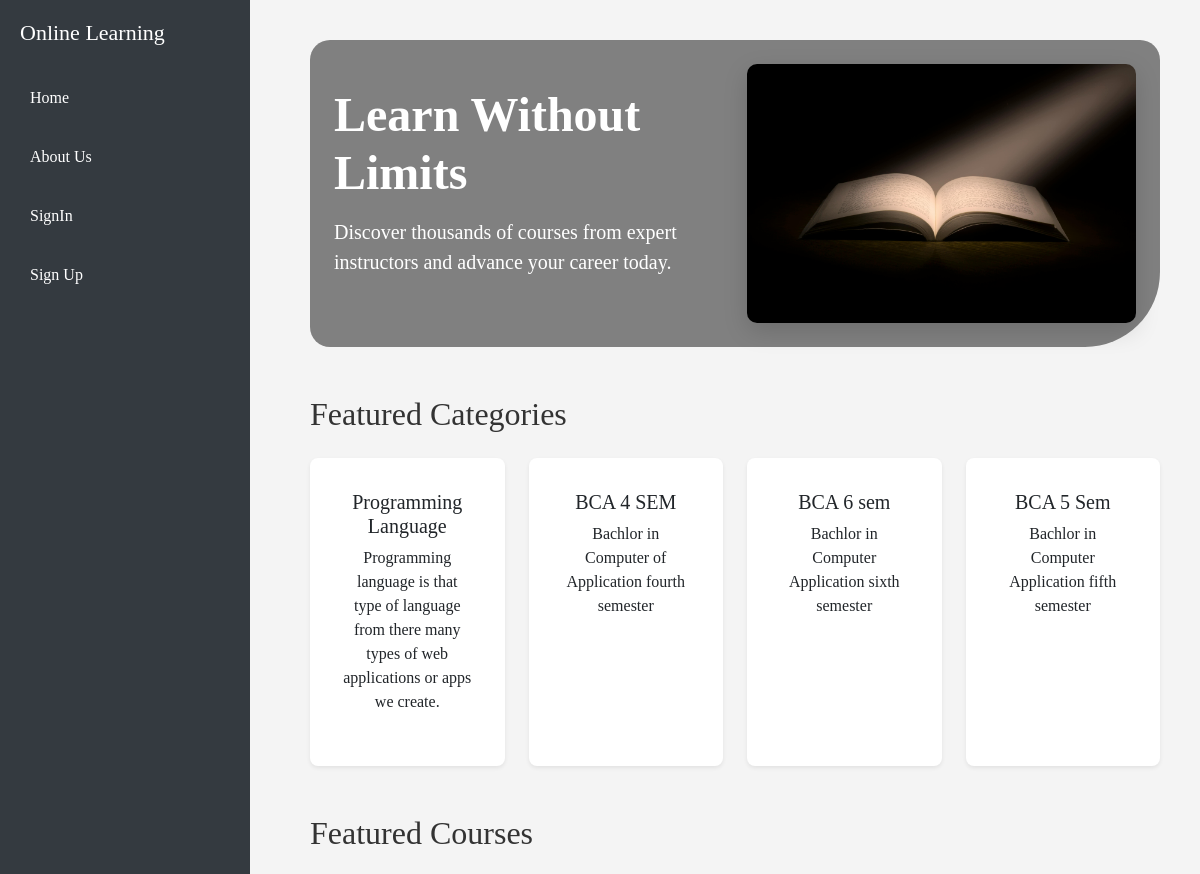
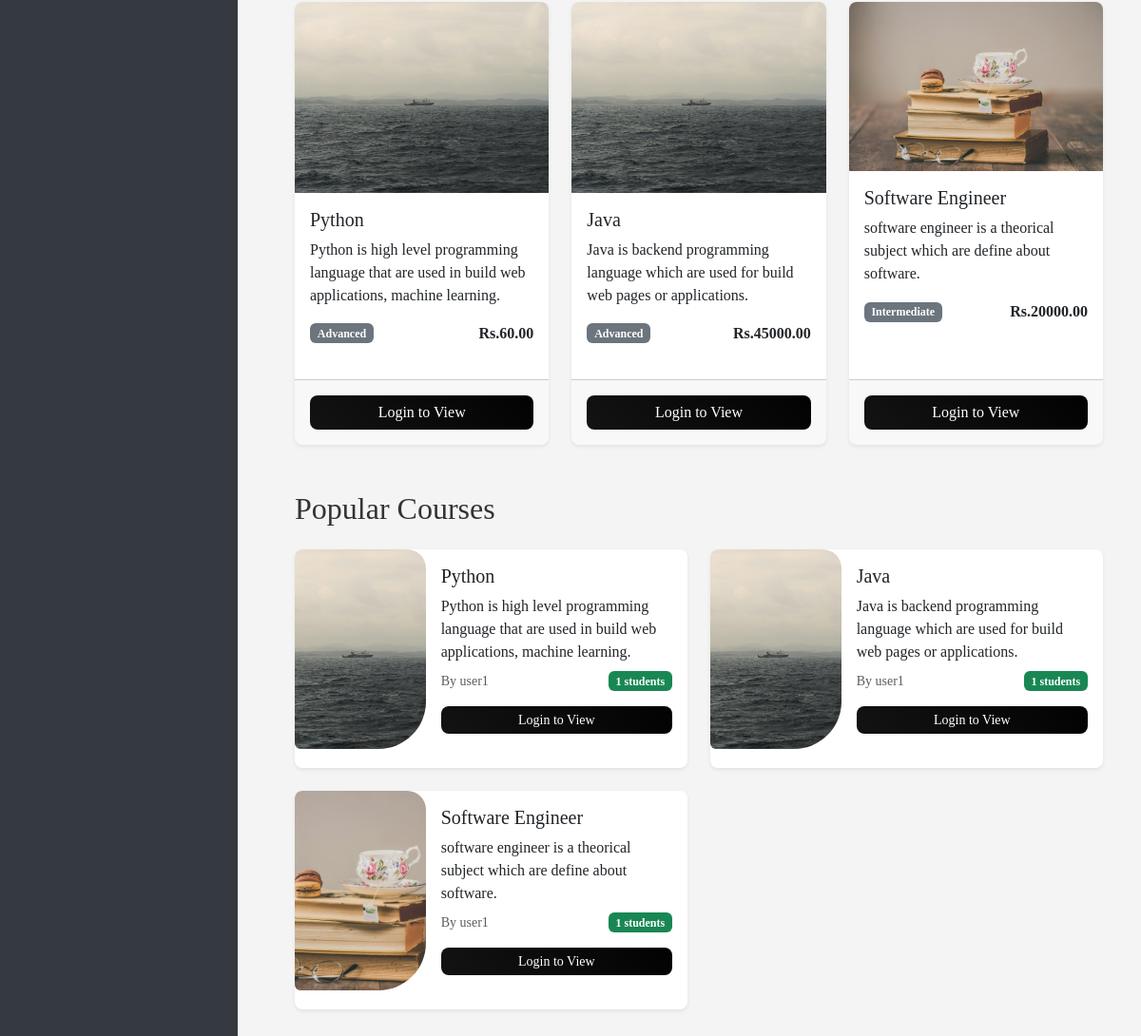
The page /lms/ on the database its author committed (2 pictures, top to bottom).
### lms/models.py (models this page shows, shortened)
class CourseCategory(models.Model):
    name = models.CharField(max_length=100)
    description = models.TextField(blank=True)
    created_at = models.DateTimeField(auto_now_add=True)
    class Meta:
        verbose_name_plural = "Course Categories"

class Course(models.Model):
    LEVEL_CHOICES = [
        ('beginner', 'Beginner'),
        ('intermediate', 'Intermediate'),
        ('advanced', 'Advanced'),
    ]
    title = models.CharField(max_length=200)
    description = models.TextField()
    instructor = models.ForeignKey(User, on_delete=models.CASCADE, related_name='courses_taught')
    category = models.ForeignKey(CourseCategory, on_delete=models.SET_NULL, null=True)
    level = models.CharField(max_length=20, choices=LEVEL_CHOICES, default='beginner')
    price = models.DecimalField(max_digits=10, decimal_places=2, default=0.00)
    duration_hours = models.PositiveIntegerField(default=0)
    thumbnail = models.ImageField(upload_to='course_thumbnails/', blank=True, null=True)
    is_published = models.BooleanField(default=False)
    created_at = models.DateTimeField(auto_now_add=True)
    updated_at = models.DateTimeField(auto_now=True)

### lms/views.py (the view)
# urls.py: 2. Add a URL to urlpatterns:  path('', views.home, name='home')
def home(request):
    categories = CourseCategory.objects.all()
    featured_courses = Course.objects.filter(is_published=True)[:6]
    popular_courses = Course.objects.filter(is_published=True).annotate(
        enrollment_count=Count('enrollments')
    ).order_by('-enrollment_count')[:6]
    context = {
        'categories': categories,
        'featured_courses': featured_courses,
        'popular_courses': popular_courses,
    }
    return render(request, 'home.html', context)

### templates/home.html (shortened to what this page needs)
{% load static %}
<!DOCTYPE html>
<html lang="en">
<head>
    <link href="https://cdn.jsdelivr.net/npm/bootstrap@5.3.0/dist/css/bootstrap.min.css" rel="stylesheet">
</head>
<body>
<div class="sidebar">
    <h2>Online Learning</h2>
    <a href="{% url 'home' %}">Home</a>
    <a href="{% url 'about' %}">About Us</a>
    <a href="{% url 'signin' %}">SignIn</a>
    <a href="{% url 'signup' %}">Sign Up</a>
</div>
<div class="main-content">
    <div class="hero-section text-white p-4 mb-5">
        <div class="row align-items-center">
            <div class="col-lg-6 mb-4 mb-lg-0">
                <h1 class="display-5 fw-bold mb-3">Learn Without Limits</h1>
                <p class="lead mb-4">Discover thousands of courses from expert instructors and advance your career today.</p>
            </div>
            <div class="col-lg-6">
                <img src="{% static 'images/pic1.jpg' %}" alt="Online Learning" class="img-fluid">
            </div>
        </div>
    </div>
    <h2 class="mb-4">Featured Categories</h2>
    <div class="row g-4 mb-5">
        {% for category in categories %}
        <div class="col-md-3">
            <div class="card category-card p-3 shadow-sm text-center h-100">
                <div class="card-body">
                    <h5 class="card-title">{{ category.name }}</h5>
                    <p class="card-text">{{ category.description|truncatewords:20 }}</p>
                </div>
            </div>
        </div>
        {% endfor %}
    </div>
    <h2 class="mb-4">Featured Courses</h2>
    <div class="row g-4 mb-5">
        {% for course in featured_courses %}
        <div class="col-md-4">
            <div class="card course-card shadow-sm h-100">
                {% if course.thumbnail %}
                <img src="{{ course.thumbnail.url }}" class="card-img-top" alt="{{ course.title }}">
                {% else %}
                <img src="{% static 'images/pic1.jpg' %}" class="card-img-top" alt="Default thumbnail">
                {% endif %}
                <div class="card-body">
                    <h5 class="card-title">{{ course.title }}</h5>
                    <p class="card-text">{{ course.description|truncatewords:30 }}</p>
                    <div class="d-flex justify-content-between align-items-center mt-3">
                        <span class="badge bg-secondary">{{ course.level|title }}</span>
                        <span class="text fw-bold">Rs.{{ course.price }}</span>
                    </div>
                </div>
                <div class="card-footer p-3">
                        <a href="{% url 'signin' %}?next={% url 'course_detail' course.id %}" class="btn btn-outline-primary w-100">Login to View</a>
                </div>
            </div>
        </div>
        {% endfor %}
    </div>
    <h2 class="mb-4">Popular Courses</h2>
    <div class="row g-4">
        {% for course in popular_courses %}
        <div class="col-md-6">
            <div class="card popular-course-card shadow-sm h-100">
                <div class="row g-0">
                    <div class="col-md-4">
                        {% if course.thumbnail %}
                        <img src="{{ course.thumbnail.url }}" class="img-fluid h-100 object-fit-cover rounded-start" alt="{{ course.title }}">
                        {% else %}
                        <img src="{% static 'images/pic2.png' %}" class="img-fluid h-100 object-fit-cover rounded-start" alt="Popular course">
                        {% endif %}
                    </div>
                    <div class="col-md-8">
                        <div class="card-body d-flex flex-column justify-content-between h-100">
                            <div>
                                <h5 class="card-title">{{ course.title }}</h5>
                                <p class="card-text">{{ course.description|truncatewords:20 }}</p>
                            </div>
                            <div class="d-flex justify-content-between align-items-center mt-2">
                                <small class="text-muted">By {{ course.instructor.get_full_name }}</small>
                                <span class="badge bg-success">{{ course.enrollment_count }} students</span>
                            </div>
                            <div class="mt-3">
                                {% if user.is_authenticated %}
                                    <a href="{% url 'course_detail' course.id %}" class="btn btn-primary btn-sm w-100">View Course</a>
                                {% else %}
                                    <a href="{% url 'signin' %}?next={% url 'course_detail' course.id %}" class="btn btn-outline-primary btn-sm w-100">Login to View</a>
                                {% endif %}
                            </div>
                        </div>
                    </div>
                </div>
            </div>
        </div>
        {% endfor %}
    </div>
</div>
</body>
</html>

### templates/home.html (style rules this page uses)
body { font-family: "Times New Roman", serif; background: #f4f4f4; color: #333; margin: 0; padding: 0; }
.sidebar { position: fixed; top: 0; left: 0; width: 250px; height: 100%; background: #343a40; color: #fff; display: flex; flex-direction: column; padding: 20px; }
.sidebar h2 { font-size: 22px; margin-bottom: 30px; }
.sidebar a { color: #fff; text-decoration: none; margin-bottom: 15px; padding: 10px; border-radius: 5px; display: block; }
.main-content { margin-left: 270px; padding: 40px; }
.hero-section { background-color: gray; border-radius: 20px; border-bottom-right-radius: 75px; }
.hero-section img { max-width: 100%; border-radius: 10px; box-shadow: 0 8px 25px rgba(0,0,0,0.15); }
.img-fluid { border-radius: 20px; border-bottom-right-radius: 50px; }
.category-card, .course-card, .popular-course-card { display: flex; flex-direction: column; border: none; box-shadow: 0 4px 6px rgba(0,0,0,0.1); transition: transform 0.3s ease, box-shadow 0.3s ease; background: #fff; border-radius: 0.5rem; overflow: hidden; margin-bottom: 20px; padding: 0; }
.btn { border-radius: 0.5rem; font-weight: 500; transition: all 0.3s ease; }
.btn-outline-primary { background: linear-gradient(45deg, #131314, #020202); border: none; color: #fff; }

### rows shown on the page
CourseCategory: name "Programming Language", description "Programming language is that type of language from there many types of web applications or apps we create."
CourseCategory: name "BCA 4 SEM", description "Bachlor in Computer of Application fourth semester"
CourseCategory: name "BCA 6 sem", description "Bachlor in Computer Application sixth semester"
CourseCategory: name "BCA 5 Sem", description "Bachlor in Computer Application fifth semester"
Course: thumbnail (picture), title "Python", description "Python is high level programming language that are used in build web applications, machine learning.", level "Advanced", price "60.00", instructor.get_full_name "user1", enrollment_count "1"
Course: thumbnail (picture), title "Java", description "Java is backend programming language which are used for build web pages or applications.", level "Advanced", price "45000.00", instructor.get_full_name "user1", enrollment_count "1"
Course: thumbnail (picture), title "Software Engineer", description "software engineer is a theorical subject which are define about software.", level "Intermediate", price "20000.00", instructor.get_full_name "user1", enrollment_count "1"
